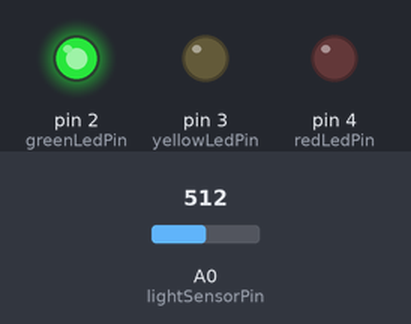
This sketch was run on a simulated Arduino Uno, built with avr-gcc and run on an emulated ATmega328P. Shown: output pins drawn as LEDs (lit = HIGH). The test bench sets the inputs (shaded band); at power-on: A0 (lightSensorPin) = 512.

Above: at 1.2 s.
1.3 s: A0 (lightSensorPin) set to 111
4.3 s: A0 (lightSensorPin) set to 89
At 4.6 s:
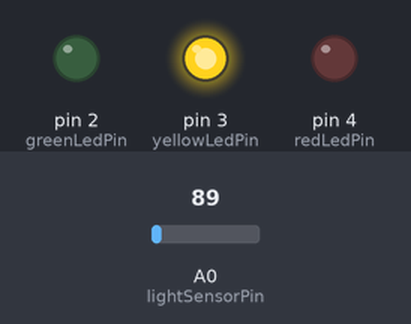
7.3 s: A0 (lightSensorPin) set to 54
10.3 s: A0 (lightSensorPin) set to 43
At 10.6 s:
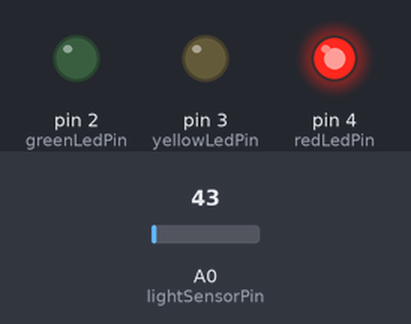
13.3 s: A0 (lightSensorPin) set to 60
At 13.6 s:
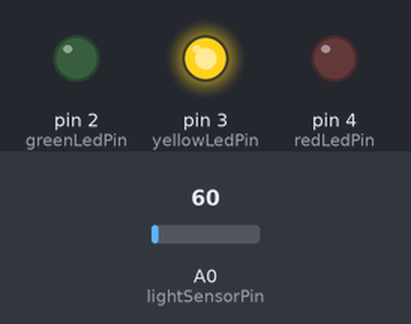
16.3 s: A0 (lightSensorPin) set to 40
At 16.61 s:
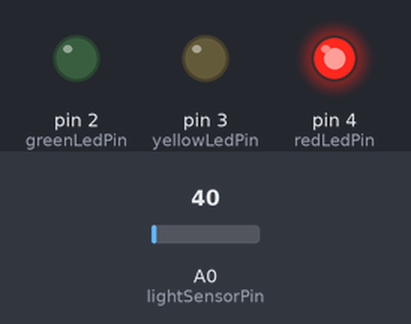
Timing chart, 0 to 19.3 s (numbered marks = the images above; inputs shaded):
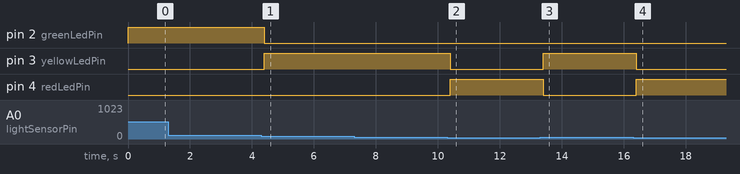

Measured:
- the behaviour switches between 101 and 100 on A0 (lightSensorPin) (found by bisection; images 0 and 1)
- the behaviour switches between 50 and 49 on A0 (lightSensorPin) (found by bisection; images 1 and 2)
- after the input at 4.3 s, pin 2 (greenLedPin): HIGH → LOW after 0.10 s; pin 3 (yellowLedPin): LOW → HIGH after 0.10 s
- after the input at 10.3 s, pin 3 (yellowLedPin): HIGH → LOW after 0.11 s; pin 4 (redLedPin): LOW → HIGH after 0.11 s
- after the input at 13.3 s, pin 3 (yellowLedPin): LOW → HIGH after 0.11 s; pin 4 (redLedPin): HIGH → LOW after 0.11 s
- after the input at 16.3 s, pin 3 (yellowLedPin): HIGH → LOW after 0.11 s; pin 4 (redLedPin): LOW → HIGH after 0.11 s

The sketch:

arduino_light_sensor.ino
```cpp
/*
  Arduino Light Sensor

  Created: 02/19/2016
  By Gus
  Modified N/A
  By Gus

  https://arduinomylifeup.com/arduino-light-sensor
*/


int greenLedPin = 2;           // Pin Green LED is connected to
int yellowLedPin = 3;          // Pin Yellow LED is connected to
int redLedPin = 4;             // Pin Red LED is connected to

int lightSensorPin = A0;        // PIN Light Sensor is connected to
int analogValue = 0;


void setup() {
  //Set pins to outputs
  pinMode(greenLedPin, OUTPUT);
  pinMode(yellowLedPin,OUTPUT);
  pinMode(redLedPin,OUTPUT);
}

void loop(){
  analogValue = analogRead(lightSensorPin);
  if(analogValue < 50){
    digitalWrite(redLedPin, HIGH);
  }
  else if(analogValue >= 50 && analogValue <= 100){
    digitalWrite(yellowLedPin, HIGH);
  }
  else{
    digitalWrite(greenLedPin, HIGH);
  }
  delay(200);
  digitalWrite(greenLedPin, LOW);
  digitalWrite(yellowLedPin, LOW);
  digitalWrite(redLedPin, LOW);
}
```
